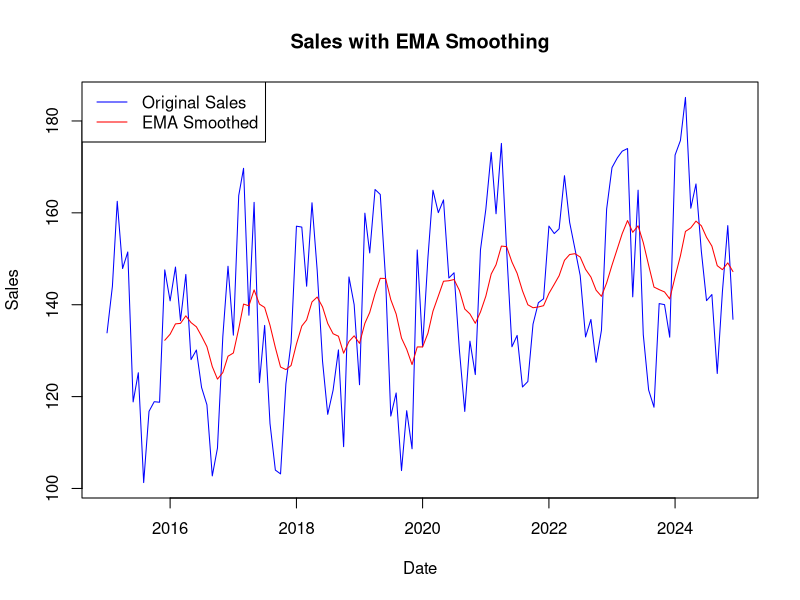
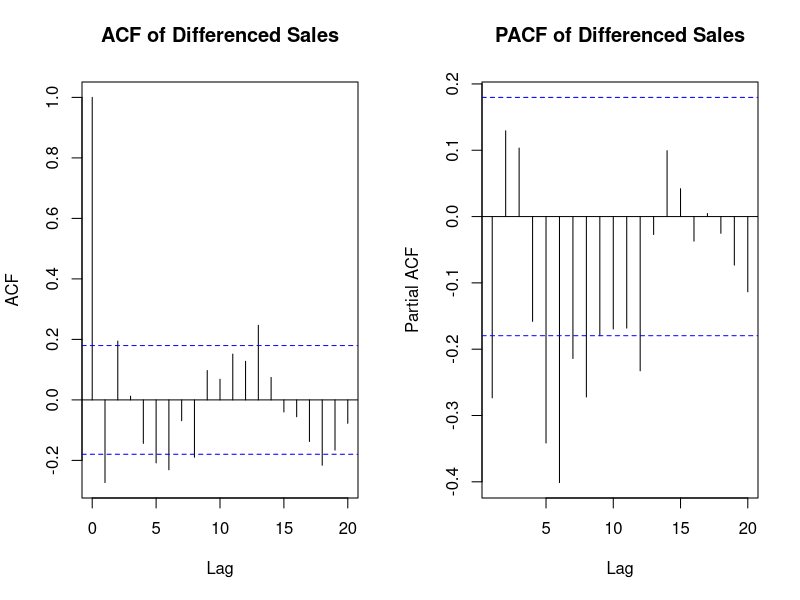
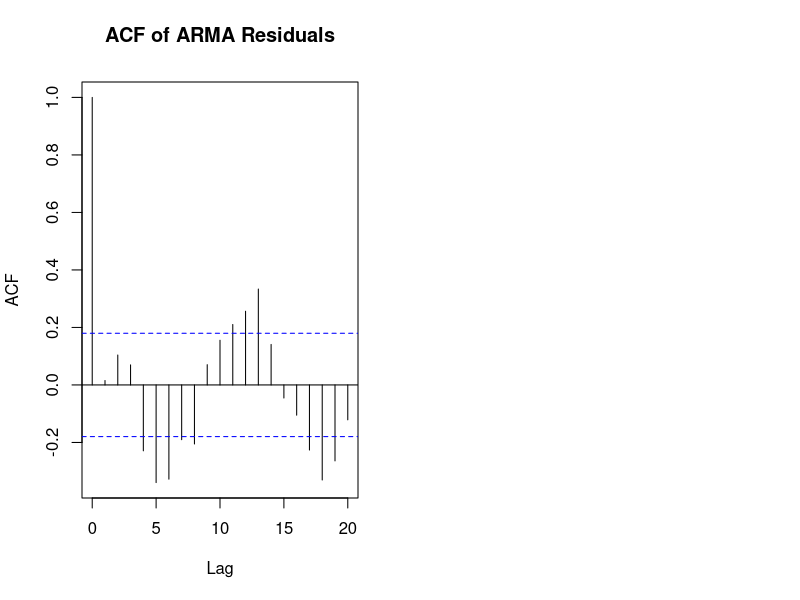

These figures' R source, in order:
# install.packages(c("TTR", "tseries", "urca"))

# Load required libraries
library(TTR)      # For EMA smoothing
library(tseries)  # For ARMA and ADF tests
library(urca)     # For cointegration and VECM

# 1. Generating Synthetic Time Series Dataset
set.seed(456)
time <- seq(as.Date("2015-01-01"), by = "month", length.out = 120)  # 120 months
TV_Advertising <- 50 + 0.3 * 1:120 + 10 * sin(2 * pi * (1:120) / 12) + rnorm(120, 0, 5)
Sales <- 100 + 0.6 * TV_Advertising + 15 * sin(2 * pi * (1:120) / 12) + rnorm(120, 0, 10)
data <- data.frame(Date = time, Sales = Sales, TV_Advertising = TV_Advertising)

# 2. Smoothing (EMA)
data$Sales_EMA <- EMA(data$Sales, n = 12)  # 12-month EMA
# Plot original vs smoothed Sales
plot(data$Date, data$Sales, type = "l", col = "blue", ylab = "Sales", xlab = "Date", 
     main = "Sales with EMA Smoothing")
lines(data$Date, data$Sales_EMA, col = "red")
legend("topleft", legend = c("Original Sales", "EMA Smoothed"), col = c("blue", "red"), lty = 1)

# 3. ARMA Analysis
Sales_diff <- diff(data$Sales)
# Plot ACF and PACF
par(mfrow = c(1, 2))  # Side-by-side plots
acf(Sales_diff, main = "ACF of Differenced Sales")
pacf(Sales_diff, main = "PACF of Differenced Sales")
# Fit ARMA(1,1) model (adjust order based on ACF/PACF if needed)
arma_model <- arima(Sales_diff, order = c(1, 0, 1))
# Check residuals for white noise
residuals <- residuals(arma_model)
acf(residuals, main = "ACF of ARMA Residuals")
box_test <- Box.test(residuals, type = "Ljung-Box")
print("Ljung-Box Test for Residuals:")
print(box_test)

# 4. Stationary Testing (ADF Test)
cat("\nADF Test for Sales:\n")
print(adf.test(data$Sales, alternative = "stationary"))
cat("\nADF Test for TV_Advertising:\n")
print(adf.test(data$TV_Advertising, alternative = "stationary"))
# Difference and re-test
Sales_diff <- diff(data$Sales)
TV_Advertising_diff <- diff(data$TV_Advertising)
cat("\nADF Test for Differenced Sales:\n")
print(adf.test(Sales_diff, alternative = "stationary"))
cat("\nADF Test for Differenced TV_Advertising:\n")
print(adf.test(TV_Advertising_diff, alternative = "stationary"))

# 5. Multivariate Regression Model
cointegration_test <- ca.jo(data[, c("Sales", "TV_Advertising")], type = "trace", 
                            ecdet = "trend", K = 2)
cat("\nCointegration Test (Trace):\n")
print(summary(cointegration_test))
# Fit VECM
vecm_model <- cajorls(cointegration_test, r = 1)
cat("\nVECM Model Summary:\n")
print(summary(vecm_model))

# Reset plotting parameters
par(mfrow = c(1, 1))

# End of script